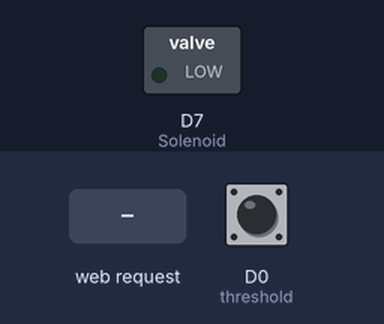
The sketch below on a simulated ESP8266 (NodeMCU). Parts: switched loads named in the sketch (green lamp = pin HIGH). The inputs (shaded band) are chosen by the test bench; at power-on: D0 (threshold) HIGH. WiFi joins after 1.5 s; servers stay silent unless stated; what the sketch prints to the serial monitor is not drawn.

Above: at 2.7 s.
2.8 s: HTTP request GET /Solenoid=ON received
At 4.1 s:
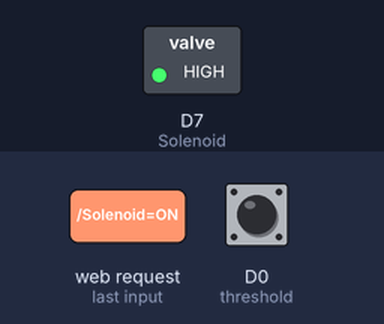
5.8 s: HTTP request GET /Solenoid=OFF received
At 6.4 s:
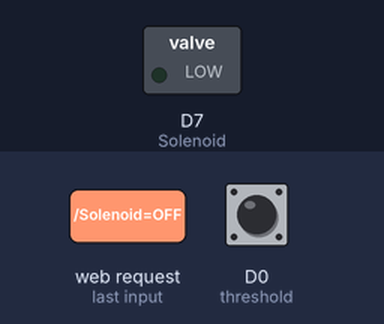
Timing chart, 0 to 8.8 s (numbered marks = the images above; inputs shaded):
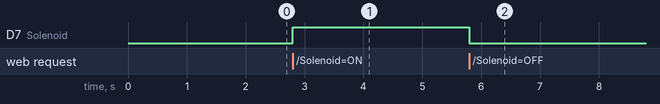

Measured:
- after the input at 2.8 s, D7 (Solenoid): LOW → HIGH at once
- after the input at 5.8 s, D7 (Solenoid): HIGH → LOW at once

The sketch:

gr33n.ino
```cpp
#include <ESP8266WiFi.h>
 #include <DHT.h> // DHT11 temperature and humidity sensor Predefined library
 #include <SPI.h>
#include <Wire.h>
#include <SSD1306Wire.h>


SSD1306Wire  display(0x3c, D2, D1);

 int gas_sensor = D4; //Sensor pin

#define DHTTYPE DHT11   // DHT 11
#define dht_dpin 0    //GPIO-08 D pin of nodemcu

int moisture = D0;
int threshold = 16;      //Nodemcu digital pin water sensor read-GPIO16---D0 of NodeMCU
int Solenoid = 13;       // GPIO13---D7 of NodeMCU--Motor connection

const char* ssid = "Palak";
const char* password = "califormium";


DHT dht(dht_dpin, DHTTYPE);
WiFiServer server(80);

void setup()

{

  Serial.begin(9600); //Baud rate

  pinMode(gas_sensor, INPUT); //Set gas sensor as input
  dht.begin();
  pinMode(threshold,INPUT_PULLUP); //Pin#13 as output-Activate pullup at pin 13
  pinMode(Solenoid, OUTPUT);       //D7 as output
  digitalWrite(Solenoid, LOW);     //Deactivate Solenoid
  // Connect to WiFi network
  Serial.println();
  Serial.print("Connecting to ");
  Serial.println(ssid);
  WiFi.begin(ssid, password);     //Begin WiFi

 while (WiFi.status() != WL_CONNECTED) {
    delay(500);
    Serial.print(".");
  }
  Serial.println("");
  Serial.println("WiFi connected");

  // Start the server
  server.begin();
  Serial.println("Server started");

  // Print the IP address on serial monitor
  Serial.print("Use this URL to connect: ");
  Serial.print("http://");    //URL IP to be typed in mobile/desktop browser
  Serial.print(WiFi.localIP());
  Serial.println("/");


}
void loop() {

  // Check if a client has connected
  WiFiClient client = server.available();
  if (!client) {
    return;
  }
  // Wait until the client sends some data
  Serial.println("new client");
  while(!client.available()){
    delay(1);
  }
  // Read the first line of the request
  String request = client.readStringUntil('\r');
  Serial.println(request);
  client.flush();

 float h =0.0;  //Humidity level
 float t =0.0;  //Temperature in celcius
 float f =0.0;  //Temperature in fahrenheit
 float reading;

  // Match the request
  int value = LOW;
  if (request.indexOf("/Up=ON") != -1)  {
     h = dht.readHumidity();
     h = h/2.0;
     t = dht.readTemperature(); //Read temperature in celcius
     f = (h * 1.8) + 32;        //Temperature converted to Fahrenheit
     reading = analogRead(A0); //Analog pin reading output voltage by water moisture rain sensor

    }

  if (request.indexOf("/Solenoid=ON") != -1)  {   //Motor ON
    digitalWrite(Solenoid, HIGH);
    value = HIGH;
  }
  if (request.indexOf("/Solenoid=OFF") != -1)  {  //Motor OFF
    digitalWrite(Solenoid, LOW);
    value = LOW;
  }

  // Return the response
  client.println("HTTP/1.1 200 OK");
  client.println("Content-Type: text/html");
  client.println(""); //  do not forget this one
  client.println("<!DOCTYPE HTML>");
  client.println("<html>");
  client.println("<h1 align=center color=blue>Welcome to EcoFiFarms</h1><br><br>");
  client.print("Temperature in Celsius =");
  client.println(t);
  client.println("<br>");
  client.print("Temperature in Fahrenheit =");
  client.println(f);
  client.println("<br>");
  client.print("Humidity =");
  client.println(h);
  client.print(" %");
  client.println("<br>");
  client.println();
  client.print("Moisture Level Percentage =");
  client.print(reading/10);
  client.print("%");
  client.print("<br>");

  if(digitalRead(threshold)==HIGH){ // Read digital output of soil sensor
  client.println("Threshold Reached = Rain detected / Moisture exceeded / Water detected");
  }

  client.println("<br><br>");
  if(value == HIGH)
    client.println("Motor/Pump Operational");
   else
    client.print("Motor/Pump at Halt");

  client.println("<br><br>");
  client.println("<a href=\"/Up=ON\"\"><button>Update = Temperature  Humidity Moisture Values</button></a><br />");
  client.println("<a href=\"/Solenoid=ON\"\"><button>Motor Pump On </button></a>");
  client.println("<a href=\"/Solenoid=OFF\"\"><button>Motor Pump Off </button></a><br />");
  client.println("</html>");
  delay(1);
  Serial.println("Client disonnected");
  Serial.println("");

  }
```
